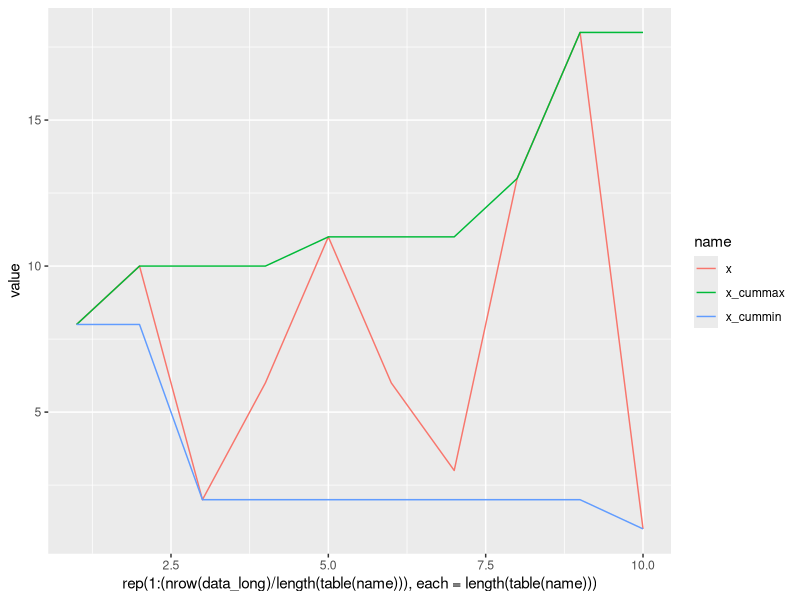

Reproduce this figure in R.
set.seed(967834)                             # Create random example vector
x <- round(rnorm(10, 10, 5))
x                                            # Print example vector

x_cummax <- cummax(x)                        # Apply cummax function
x_cummax                                     # Print cumulative maxima vector

x_cummin <- cummin(x)                        # Apply cummin function
x_cummin                                     # Print cumulative minima vector

data <- data.frame(x, x_cummax, x_cummin)    # Store results in data frame
data                                         # Print data frame with results

#install.packages("tidyr")                    # Install & load tidyr package
library("tidyr")

data_long <- data %>%                       # Convert data frame to long format
  pivot_longer(cols = colnames(data)) %>%
  as.data.frame()
head(data_long)                              # Head of data in long format

#install.packages("ggplot2")                  # Install ggplot2 package
library("ggplot2")                           # Load ggplot2

ggplot(data_long,                            # Draw plot of cumulative max & min
       aes(x = rep(1:(nrow(data_long) / length(table(name))),
                   each = length(table(name))), 
           y = value,
           color = name)) +
  geom_line()
